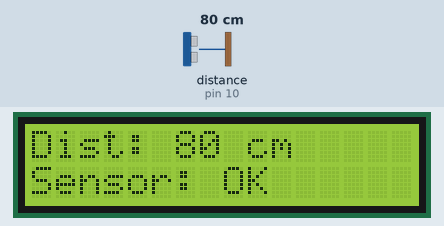
Simulated run of this sketch. Board: Arduino Uno, built with avr-gcc and run on an emulated ATmega328P. On the bench: 16×2 character LCD. Wiring (inferred from the names in the program): ultrasonic range finder: trigger pin 9; echo pin 10. The inputs (shaded band) are chosen by the test bench; at power-on: distance to the obstacle (sensor on pin 10) 80 cm. The echo pulse lasts 58.3 µs per cm; EEPROM starts erased; what the sketch prints to the serial monitor is not drawn.

Above: at 1.6 s.
1.7 s: distance to the obstacle (sensor on pin 10) set to 2 cm
At 3.8 s:
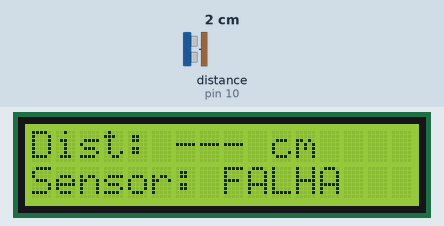
4.7 s: distance to the obstacle (sensor on pin 10) set to 4 cm
At 5.7 s:
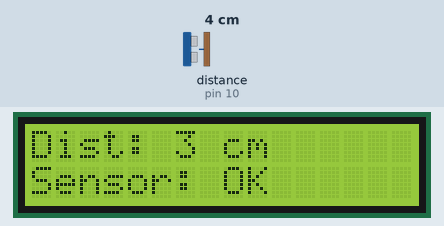
8.0 s: distance to the obstacle (sensor on pin 10) set to 18 cm
At 9.2 s:
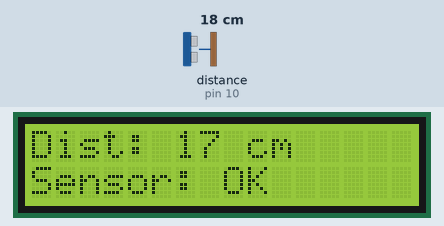
Timing chart, 0 to 11.0 s (numbered marks = the images above; inputs shaded):
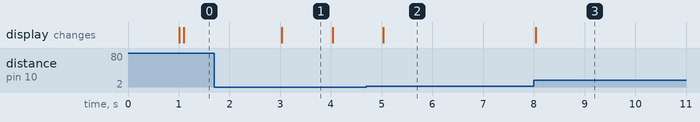

The sketch:

parteC.ino
```cpp
// Lab 3 — Parte C: Parte B + watchdog
// Só as diferenças em relação à Parte B estão comentadas com  // WDT
#include <Wire.h>
#include <LiquidCrystal_I2C.h>
#include <avr/wdt.h>        // WDT
#include <EEPROM.h>         // WDT: contador de boots que sobrevive ao reset

const int PINO_TRIG = 9;
const int PINO_ECHO = 10;
const uint8_t ENDERECO_LCD = 0x27;

const unsigned long TIMEOUT_ECO = 30000;
const unsigned int DIST_MIN = 2;
const unsigned int DIST_MAX = 400;
const int SUSPEITAS_PARA_FALHA = 3;
const unsigned long INTERVALO_SENSOR = 250;
const unsigned long INTERVALO_LCD = 1000;

LiquidCrystal_I2C lcd(ENDERECO_LCD, 16, 2);

bool sensorOk = true;
int suspeitas = 0;
unsigned int ultimaBoa = 0;
bool lcdOk = false;
unsigned long antesSensor = 0;
unsigned long antesLcd = 0;
uint16_t boots = 0;         // WDT

void registrar(char nivel, const char* origem, const char* msg) {
  Serial.print('[');
  Serial.print(millis());
  Serial.print("] ");
  Serial.print(nivel);
  Serial.print(' ');
  Serial.print(origem);
  Serial.print(": ");
  Serial.println(msg);
}

unsigned int medirCm() {
  digitalWrite(PINO_TRIG, LOW);  delayMicroseconds(2);
  digitalWrite(PINO_TRIG, HIGH); delayMicroseconds(10);
  digitalWrite(PINO_TRIG, LOW);
  unsigned long eco = pulseIn(PINO_ECHO, HIGH, TIMEOUT_ECO);
  return eco / 58;
}

void lerSensor() {
  unsigned int cm = medirCm();
  bool valida = cm >= DIST_MIN && cm <= DIST_MAX;
  if (valida) {
    suspeitas = 0;
    ultimaBoa = cm;
    if (!sensorOk) {
      sensorOk = true;
      registrar('I', "SENSOR", "voltou a responder");
    }
  } else if (sensorOk) {
    suspeitas++;
    registrar('W', "SENSOR", "leitura suspeita");
    if (suspeitas >= SUSPEITAS_PARA_FALHA) {
      sensorOk = false;
      registrar('E', "SENSOR", "falha confirmada");
    }
  }
}

void iniciarLcd() {
  lcd.init();
  lcd.backlight();
  Wire.setWireTimeout(25000, true);
}

bool lcdPresente() {
  Wire.beginTransmission(ENDERECO_LCD);
  return Wire.endTransmission() == 0;
}

void escreverLinha(uint8_t linha, const char* texto) {
  char buf[17];
  snprintf(buf, sizeof(buf), "%-16s", texto);
  lcd.setCursor(0, linha);
  lcd.print(buf);
}

void atualizarLcd() {
  if (!lcdPresente()) {
    if (lcdOk) registrar('E', "LCD", "sem resposta no I2C");
    lcdOk = false;
    return;
  }
  if (!lcdOk) {
    iniciarLcd();
    lcdOk = true;
    registrar('I', "LCD", "reconectado e reinicializado");
  }
  char texto[17];
  if (sensorOk) snprintf(texto, sizeof(texto), "Dist: %u cm", ultimaBoa);
  else          snprintf(texto, sizeof(texto), "Dist: --- cm");
  escreverLinha(0, texto);
  escreverLinha(1, sensorOk ? "Sensor: OK" : "Sensor: FALHA");
}

void setup() {
  MCUSR = 0;                // WDT: limpa o motivo do último reset
  wdt_disable();            // WDT: desligado durante a inicialização

  pinMode(PINO_TRIG, OUTPUT);
  pinMode(PINO_ECHO, INPUT);
  Serial.begin(9600);
  Wire.begin();
  Wire.setWireTimeout(25000, true);

  EEPROM.get(0, boots);     // WDT: quantas vezes a placa já ligou
  if (boots == 0xFFFF) boots = 0;           // EEPROM nova vem com 0xFFFF
  boots++;
  EEPROM.put(0, boots);

  char msg[20];
  snprintf(msg, sizeof(msg), "boot #%u", boots);
  registrar('I', "SISTEMA", msg);

  wdt_enable(WDTO_2S);      // WDT: sem wdt_reset() por 2 s, o chip reinicia
}

void loop() {
  unsigned long agora = millis();

  if (agora - antesSensor >= INTERVALO_SENSOR) {
    antesSensor = agora;
    lerSensor();
  }
  if (agora - antesLcd >= INTERVALO_LCD) {
    antesLcd = agora;
    atualizarLcd();
  }

  // WDT: teste de travamento. Digite t no Monitor Serial e tecle Enter.
  if (Serial.available() && Serial.read() == 't') {
    registrar('W', "TESTE", "travando o loop de proposito");
    while (true) { }        // laço infinito: só o watchdog tira daqui
  }

  wdt_reset();              // WDT: "estou vivo", um único ponto, no fim da volta
}
```

Measured:
- after the input at 1.7 s, the display: changes after 1.3 s (image 1)
- after the input at 4.7 s, the display: changes after 0.33 s (image 2)
- after the input at 8.0 s, the display: changes at once (image 3)
- what the display in image 1 shows lasts 1.0 s, from 3.0 s to 4.0 s
